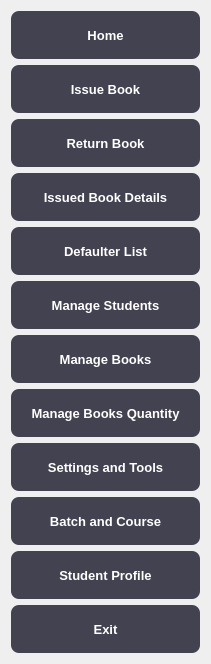
   <widget class="QWidget" name="verticalLayoutWidget">
    <property name="geometry">
     <rect>
      <x>10</x>
      <y>13</y>
      <width>211</width>
      <height>644</height>
     </rect>
    </property>
    <layout class="QVBoxLayout" name="verticalLayout">
     <item>
      <widget class="QPushButton" name="home_btn">
       <property name="sizePolicy">
        <sizepolicy hsizetype="Expanding" vsizetype="Expanding">
         <horstretch>0</horstretch>
         <verstretch>0</verstretch>
        </sizepolicy>
       </property>
       <property name="styleSheet">
        <string notr="true">width:100%;
height:48px;
background-color:#424251;
color:white;
border:1 px SOLID white;
border-radius:8px;
font-weight:900;
font-size:13px;</string>
       </property>
       <property name="text">
        <string>Home</string>
       </property>
      </widget>
     </item>
     <item>
      <widget class="QPushButton" name="issue_book_btn">
       <property name="styleSheet">
        <string notr="true">width:100%;
height:48px;
background-color:#424251;
color:white;
border:1 px SOLID white;
border-radius:8px;
font-weight:900;
font-size:13px;</string>
       </property>
       <property name="text">
        <string>Issue Book</string>
       </property>
      </widget>
     </item>
     <item>
      <widget class="QPushButton" name="return_book_btn">
       <property name="sizePolicy">
        <sizepolicy hsizetype="Expanding" vsizetype="Expanding">
         <horstretch>0</horstretch>
         <verstretch>0</verstretch>
        </sizepolicy>
       </property>
       <property name="styleSheet">
        <string notr="true">width:100%;
height:48px;
background-color:#424251;
color:white;
border:1 px SOLID white;
border-radius:8px;
font-weight:900;
font-size:13px;</string>
       </property>
       <property name="text">
        <string>Return Book</string>
       </property>
      </widget>
     </item>
     <item>
      <widget class="QPushButton" name="issued_book_details_btn">
       <property name="styleSheet">
        <string notr="true">width:100%;
height:48px;
background-color:#424251;
color:white;
border:1 px SOLID white;
border-radius:8px;
font-weight:900;
font-size:13px;</string>
       </property>
       <property name="text">
        <string>Issued Book Details</string>
       </property>
      </widget>
     </item>
     <item>
      <widget class="QPushButton" name="defaulter_btn">
       <property name="styleSheet">
        <string notr="true">width:100%;
height:48px;
background-color:#424251;
color:white;
border:1 px SOLID white;
border-radius:8px;
font-weight:900;
font-size:13px;</string>
       </property>
       <property name="text">
        <string>Defaulter List</string>
       </property>
      </widget>
     </item>
     <item>
      <widget class="QPushButton" name="manage_students_btn">
       <property name="styleSheet">
        <string notr="true">width:100%;
height:48px;
background-color:#424251;
color:white;
border:1 px SOLID white;
border-radius:8px;
font-weight:900;
font-size:13px;</string>
       </property>
       <property name="text">
        <string>Manage Students</string>
       </property>
      </widget>
     </item>
     <item>
      <widget class="QPushButton" name="manage_books_btn">
       <property name="styleSheet">
        <string notr="true">width:100%;
height:48px;
background-color:#424251;
color:white;
border:1 px SOLID white;
border-radius:8px;
font-weight:900;
font-size:13px;</string>
       </property>
       <property name="text">
        <string>Manage Books</string>
       </property>
      </widget>
     </item>
     <item>
      <widget class="QPushButton" name="manage_book_quantity_btn">
       <property name="sizePolicy">
        <sizepolicy hsizetype="Expanding" vsizetype="Expanding">
         <horstretch>0</horstretch>
         <verstretch>0</verstretch>
        </sizepolicy>
       </property>
       <property name="styleSheet">
        <string notr="true">width:100%;
height:48px;
background-color:#424251;
color:white;
border:1 px SOLID white;
border-radius:8px;
font-weight:900;
font-size:13px;</string>
       </property>
       <property name="text">
        <string>Manage Books Quantity</string>
       </property>
      </widget>
     </item>
     <item>
      <widget class="QPushButton" name="settings_btn">
       <property name="styleSheet">
        <string notr="true">width:100%;
height:48px;
background-color:#424251;
color:white;
border:1 px SOLID white;
border-radius:8px;
font-weight:900;
font-size:13px;</string>
       </property>
       <property name="text">
        <string>Settings and Tools</string>
       </property>
      </widget>
     </item>
     <item>
      <widget class="QPushButton" name="batch_and_course_btn">
       <property name="styleSheet">
        <string notr="true">width:100%;
height:48px;
background-color:#424251;
color:white;
border:1 px SOLID white;
border-radius:8px;
font-weight:900;
font-size:13px;</string>
       </property>
       <property name="text">
        <string>Batch and Course</string>
       </property>
      </widget>
     </item>
     <item>
      <widget class="QPushButton" name="student_profile_btn_7">
       <property name="styleSheet">
        <string notr="true">width:100%;
height:48px;
background-color:#424251;
color:white;
border:1 px SOLID white;
border-radius:8px;
font-weight:900;
font-size:13px;</string>
       </property>
       <property name="text">
        <string>Student Profile</string>
       </property>
      </widget>
     </item>
     <item>
      <widget class="QPushButton" name="exit_btn">
       <property name="sizePolicy">
        <sizepolicy hsizetype="Expanding" vsizetype="Expanding">
         <horstretch>0</horstretch>
         <verstretch>0</verstretch>
        </sizepolicy>
       </property>
       <property name="styleSheet">
        <string notr="true">width:100%;
height:48px;
background-color:#424251;
color:white;
border:1 px SOLID white;
border-radius:8px;
font-weight:900;
font-size:13px;</string>
       </property>
       <property name="text">
        <string>Exit</string>
       </property>
      </widget>
     </item>
    </layout>
   </widget>
